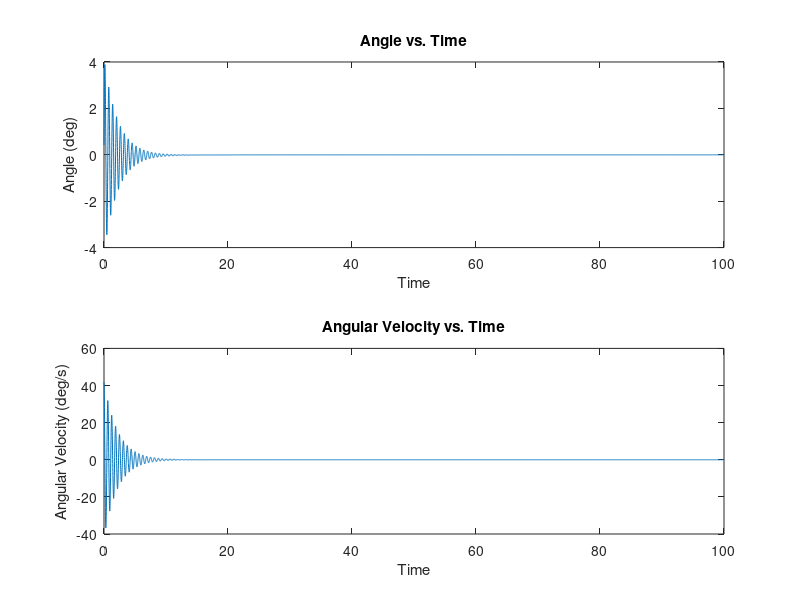

Here is the MATLAB script that generated this plot:
clear all; close all; clc;


% Target angle in degrees
target_angle_deg = 0;

% Convert target angle to radians
target_angle = target_angle_deg * pi / 180;

t = 0;
dt = 0.01;  % Time step
tf = 100;   % Total simulation time

angle = 0;       % Initial angle in radians
angle_vel = 400 * (2*pi/60); % Constant angular velocity in radians per second

z_initial = [angle; angle_vel];

%initial conditions
q0 = [0, 0, 0]';

% Create arrays to store data for plotting (optional)
time_array = [];
angle_array = [];
angle_vel_array = [];

% Constants for PID controller
Kp = 1;  % Proportional gain
Ki = 0.1; % Integral gain
Kd = 0.01; % Derivative gain

% Initialize PID controller variables
integral = 0;
prev_error = 0;

while t <= tf
     % Calculate PID control signal
    error = target_angle - angle;
    integral = integral + error * dt;
    derivative = (error - prev_error) / dt;
    control_signal = Kp * error + Ki * integral + Kd * derivative;

    % Apply the control signal to adjust angular velocity
    angle_vel = angle_vel + control_signal;

    % Update state variables using the derivatives
    angle = angle + angle_vel * dt;  % Update the angle using the constant velocity

    % Append data to arrays for plotting (optional)
    time_array = [time_array, t];
    angle_array = [angle_array, angle];
    angle_vel_array = [angle_vel_array, angle_vel];

    % Update time and error
    prev_error = error;
    t = t + dt;
end


% Plot the results (optional)
figure;
subplot(2, 1, 1);
plot(time_array, angle_array);
xlabel('Time');
ylabel('Angle (deg)');
title('Angle vs. Time');

subplot(2, 1, 2);
plot(time_array, angle_vel_array);
xlabel('Time');
ylabel('Angular Velocity (deg/s)');
title('Angular Velocity vs. Time');

